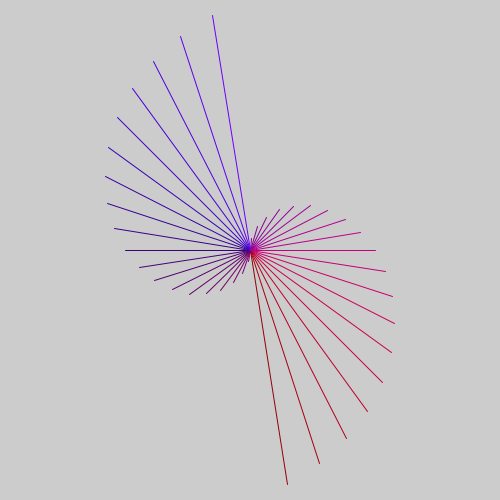
Frame 1 (no input)
Frame 60 (the mouse pressed at the canvas centre just before this capture): identical to frame 1, image omitted
Frame 120 (the mouse held since frame 60 and released just before this capture): identical to frame 1, image omitted

The Processing sketch that drew this single still picture (run headless with seeded random() and noise(); from frame 60 on, the mouse is pressed at the canvas centre):

// Processing sketch: vectorTest2
// ── vectorTest2.pde
int lines = 20;
int len = 250;

void setup(){
  colorMode(RGB, 255, 255, 255);
  PVector origin = new PVector(250,250);
  size(500, 500);
  PVector[] endPoints = new PVector[2*lines];
  strokeWeight(1);
  
  for (int i = 0; i < lines; i++){
       endPoints[i] = PVector.fromAngle(i*PI/lines - PI/2);
       endPoints[i].setMag(i*len/lines);
       endPoints[i].add(origin);
       
       //second half of the figure is the mirror:
       endPoints[i+lines] = PVector.fromAngle((i*PI/lines - PI/2));
       endPoints[i+lines].setMag(-i*len/lines);
       endPoints[i+lines].add(origin);
  }
  
  for (int i = 0; i < 2*lines; i++){
    stroke((int)(endPoints[i].x*255/(2*len)),0,(int)(255-endPoints[i].y*255/(2*len)));
    line(origin.x,origin.y,endPoints[i].x,endPoints[i].y);
  }
}

void draw(){
}
